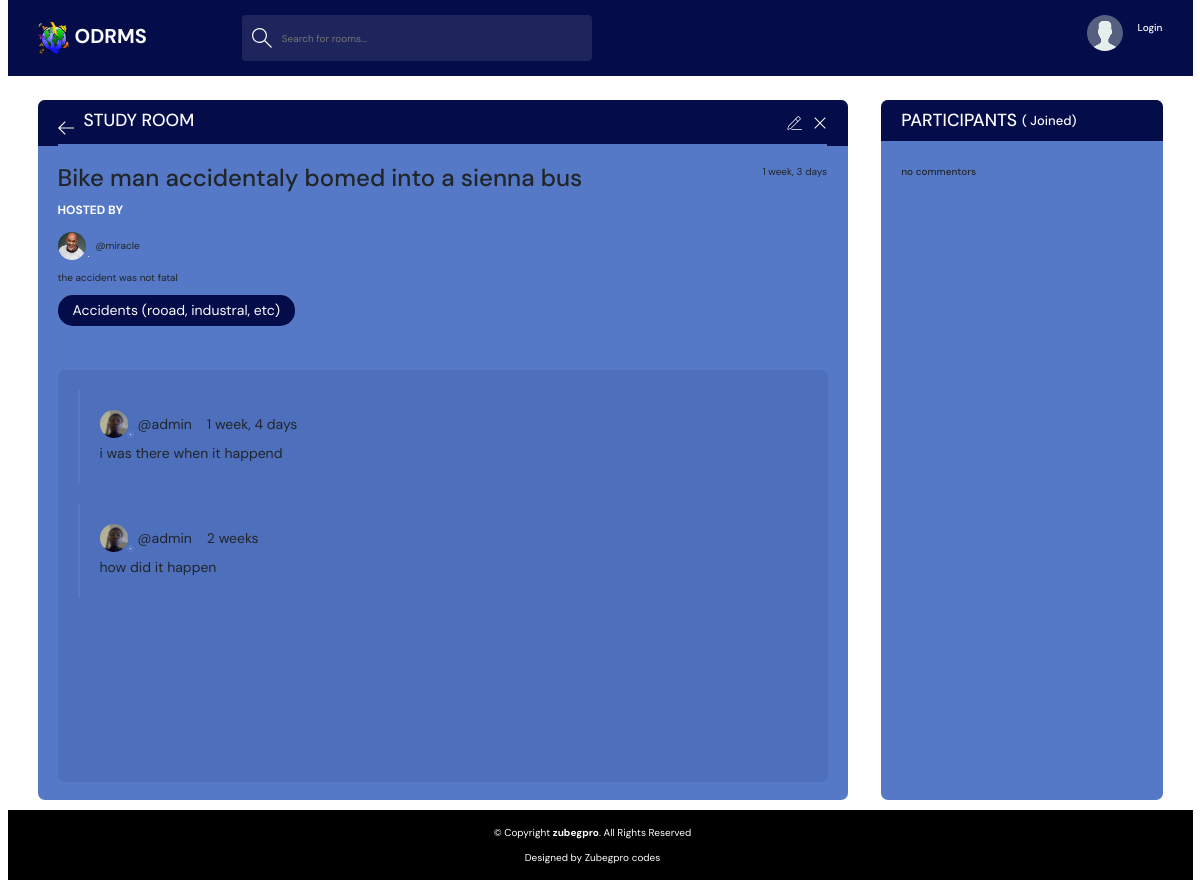
The page /report/14/ on the database its author committed.
### base/models.py (models this page shows, shortened)
class Report(models.Model):
    user = models.ForeignKey(CustomUser, related_name='reports', on_delete=models.SET_NULL, null=True, blank=True)
    topic = models.ForeignKey(Category, on_delete=models.SET_NULL, null=True)
    title = models.CharField(max_length=200, null=True)
    Rimg = models.ImageField(null=True, blank=True, upload_to='images/')
    description = models.TextField(null=False, blank=True)
    locate = models.CharField(max_length=250,null=False, blank=False)
    contributors = models.ManyToManyField(CustomUser, related_name = 'participants', blank=True )
    status = models.CharField(max_length=20, choices=[('unread', 'Unread'), ('in-progress','In-Progress'), ('successful', 'Successful')],
                              default='unread')
    updated = models.DateTimeField(auto_now=True)
    created = models.DateTimeField(auto_now_add=True)
    class Meta:
        ordering = ['updated', 'created']

class CustomUser(AbstractUser):
    email = models.EmailField(unique=True,)
    bio = models.TextField(blank=True)
    nin = models.CharField(max_length=11, null=True)
    phoneNo = models.CharField(max_length=11, null=True)
    address = models.CharField(max_length=250, null=True)
    avatar = models.ImageField(null=True, upload_to='images/', default='avatar.svg')
    updated = models.DateTimeField(auto_now=True)
    created= models.DateTimeField(auto_now_add=True)
    USERNAME_FIELD = 'email'
    REQUIRED_FIELDS = []
    class Meta:
        ordering = ['updated', 'created']

class Category(models.Model):
    name = models.TextField(max_length=200)

class Comments(models.Model):
    user = models.ForeignKey(CustomUser, on_delete=models.CASCADE)
    report = models.ForeignKey(Report, on_delete=models.CASCADE)
    body = models.TextField()
    updated = models.DateTimeField(auto_now=True)
    created = models.DateTimeField(auto_now_add=True)
    class Meta:
        ordering = ['-updated', '-created']

### base/views.py (the view, shortened to what this page needs)
# urls.py: path('report/<str:pk>/',views.report, name='report'),
def report(request, pk):
    form= Commentform()
    reports= Report.objects.filter(id=pk)
    report = Report.objects.get(id=pk)
    comentors = report.contributors.all()
    coments = Comments.objects.filter(report=report).order_by('-updated')
    context = {'reports': reports, 'coments':coments, 'commentform':form, 'comentors ':comentors, }
    return render(request, 'base/report.html',context)

### base/forms.py
class Commentform(forms.Form):
    coment_body = forms.CharField(max_length=45,)

### base/templates/base/report.html (shortened to what this page needs)
{% extends 'main.html' %}
{% block content %}
<main class="profile-page layout layout--2">
      <div class="container">
        <div class="room">
          <div class="room__top">
            <div class="room__topLeft">
              <a href="{% url 'home'%}">
                <svg version="1.1" xmlns="http://www.w3.org/2000/svg" width="32" height="32" viewBox="0 0 32 32">
                  <title>arrow-left</title>
                  <path
                    d="M13.723 2.286l-13.723 13.714 13.719 13.714 1.616-1.611-10.96-10.96h27.625v-2.286h-27.625l10.965-10.965-1.616-1.607z"
                  ></path>
                </svg>
              </a>
              <h3>Study Room</h3>
            </div>
 {% for report in reports %}
            <div class="room__topRight">
              <a href="Update room">
              </a>
              <a href="">
                <svg version="1.1" xmlns="http://www.w3.org/2000/svg" width="32" height="32" viewBox="0 0 32 32">
                  <title>remove</title>
                  <path
                    d="M27.314 6.019l-1.333-1.333-9.98 9.981-9.981-9.981-1.333 1.333 9.981 9.981-9.981 9.98 1.333 1.333 9.981-9.98 9.98 9.98 1.333-1.333-9.98-9.98 9.98-9.981z"
                  ></path>
                </svg>
              </a>
            </div>
          </div>
          <div class="room__box scroll">
            <div class="room__header scroll">
              <div class="room__info">
                <h3>{{report.title}}</h3>
                <span>{{report.updated|timesince}}</span>
              </div>
              <div class="room__hosted">
                <p>Hosted By</p>
                <a href="{%url 'user-profile' report.user.id %}" class="room__author">
                  <div class="avatar avatar--small">
                    <img src="{{report.user.avatar.url}}" />
                  </div>
                  <span>@{{report.user.username}}</span>
                </a>
              </div>
              <div class="room__details">
                {{report.description}}
              </div>
              <span class="room__topics">{{report.topic.name}}</span>
              {% endfor %}
            </div>
            <div class="room__conversation">
              <div class="threads scroll">
                {% for comment in coments %}
                <div class="thread">
                  <div class="thread__top">
                    <div class="thread__author">
                      <a href="{% url 'user-profile' comment.user.id%}" class="thread__authorInfo">
                        <div class="avatar avatar--small">
                          <img src="{{comment.user.avatar.url}}" />
                        </div>
                        <span>@{{comment.user.username}}</span>
                      </a>
                      <span class="thread__date">{{comment.created|timesince}}</span>
                    </div>
                  </div>
                  <div class="thread__details">
                    {{comment.body}}
                  </div>
                </div>
                {% endfor %}
              </div>
            </div>
          </div>
        </div>
        <div class="participants">
          <h3 class="participants__top">Participants <span>({{comentors.count}} Joined)</span></h3>
          <div class="participants__list scroll">
            {% if comentors %}
            {%for all_users in comentors%}
            <a href="{% url 'user-profile' all_users.id%}" class="participant">
              <div class="avatar avatar--medium">
                <img src="{{user.avatar.url}}" />
              </div>
              <p>
                {{all_users}}
                <span>@{{all_users}}</span>
              </p>
            </a>
            {%endfor%}
            {% else%}
            <div>
                <h6>no commentors</h6>
            </div>
            {% endif%}
          </div>
        </div>
      </div>
    </main>
{% endblock %}

### static/styles/style.css (style rules this page uses)
:root { --color-main-light: rgb(255, 255, 255); --color-dark:#5579c6 ; --color-dark-medium: #f3f3fb; --color-dark-light: #040c4a; --color-dark-light2: #f77508; --color-light: #fbfafd; --color-gray: #fffefe; --color-light-gray:rgb(246, 235, 235); --color-bg: #02034214; --color-success: #5dd693; --color-error: #c43805; }
* { font-family: "DM Sans", -apple-system, BlinkMacSystemFont, "Segoe UI", Roboto, Oxygen, Ubuntu, Cantarell, "Open Sans", "Helvetica Neue", sans-serif; margin: 0; padding: 0; box-sizing: border-box; text-rendering: optimizeLegibility; font-size: inherit; }
html { font-size: 56.25%; }
@media only screen and (min-width: 1200px) { html { font-size: 62.5%; } }
body { line-height: 1.6; font-weight: 400; font-size: 1.5rem; color: var(--color-light-gray); background-color: var(--color-bg); min-height: 100vh; }
img { width: 100%; }
a { display: inline-block; color: var(--color-main) !important; text-decoration: none !important; }
.avatar { position: relative; display: inline-block; border-radius: 50%; border: 2px solid var(--color-main); }
.avatar img { display: block; border-radius: 50%; object-fit: cover; object-position: center; }
.avatar::after { content: ""; display: block; position: absolute; background-color: var(--color-gray); z-index: 111; border-radius: 50%; border: 0.3rem solid var(--color-dark); }
.avatar.avatar--small img { width: 2.8rem; height: 2.8rem; }
.avatar.avatar--small:after { width: 0.7rem; height: 0.7rem; bottom: 0px; right: -6px; }
.layout { margin-top: 2.4rem; }
.layout > .container { display: flex; justify-content: space-between; align-items: flex-start; }
.layout--2 > .container > div:first-child { flex-basis: 72%; }
.layout--2 > .container > div:last-child { flex-basis: 25%; }
.room, .participants { background: var(--color-dark); max-height: 87.5vh; border-radius: 0.7rem; overflow: hidden; position: relative; }
.room__top, .participants__top { background: var(--color-dark-light); display: flex; justify-content: space-between; align-items: center; padding: 1rem 2rem; position: relative; }
.room__top svg, .thread__top svg { width: 1.6rem; height: 1.6rem; fill: var(--color-light); cursor: pointer; }
.room__topLeft { display: flex; align-items: flex-end; gap: 1rem; }
.room__topLeft h3, .participants__top { text-transform: uppercase; font-weight: 500; color: var(--color-light); }
.room__topLeft svg { width: 1.6rem; height: 1.6rem; fill: var(--color-light); }
.room__topRight { display: flex; column-gap: 1em; }
.room__topRight svg { fill: var(--color-main-light); }
.room__header { max-height: 30vh; overflow-y: auto; position: absolute; width: 95%; background: var(--color-dark); z-index: 999; top: 4.4rem; padding-top: 2rem; padding-bottom: 1rem; }
.room__box { padding-left: 2rem; padding-right: 2rem; height: 80.5vh; padding-bottom: 0; }
.room__info { display: flex; justify-content: space-between; }
.room__info h3 { font-size: 2.4rem; font-weight: 500; color: var(--color-main); }
.room__hosted p { text-transform: uppercase; color: var(--color-gray); font-size: 1.2rem; font-weight: 700; line-height: 2; }
.room__author { display: flex; gap: 1rem; align-items: center; margin-bottom: 1rem; transition: all 0.3s ease-in-out; }
.room__topics { padding: 0.5rem 1.5rem; background: var(--color-dark-light); color: var(--color-light); display: inline-block; font-size: 1.4rem; border-radius: 1.5rem; margin: 1rem 0; }
.room__conversation { margin-top: 1rem; margin-bottom: 4rem; height: 64%; }
.threads { background: var(--color-bg); border-radius: 0.7rem; overflow-y: auto; height: 100%; margin-top: 28vh; padding: 0 2rem 4rem 2rem; }
.thread { border-left: 2px solid var(--color-dark); padding-left: 1rem; margin: 2rem 0; padding: 2rem; }
.thread__top { display: flex; align-items: center; justify-content: space-between; }
.thread__author { display: flex; align-items: center; gap: 1.5rem; font-size: 1.4rem; }
.thread__authorInfo { display: flex; align-items: center; gap: 1rem; }
.thread__details { font-size: 1.4rem; margin-top: 0.5rem; }
.participants__top span { color: var(--color-main); font-size: 1.3rem; text-transform: none; }
.participants__top { justify-content: flex-start; gap: 0.5rem; }
.participants__list { padding: 2rem; height: 82.5vh; overflow-y: scroll; padding-bottom: 0; }

### rows shown on the page
Report: title "Bike man accidentaly bomed into a sienna bus", updated "1 week, 3 days", user.avatar (picture), user.username "miracle", description "the accident was not fatal", topic.name "Accidents (rooad, industral, etc)"
Comments: user.avatar (picture), user.username "admin", created "1 week, 4 days", body "i was there when it happend"
Comments: user.avatar (picture), user.username "admin", created "2 weeks", body "how did it happen"
